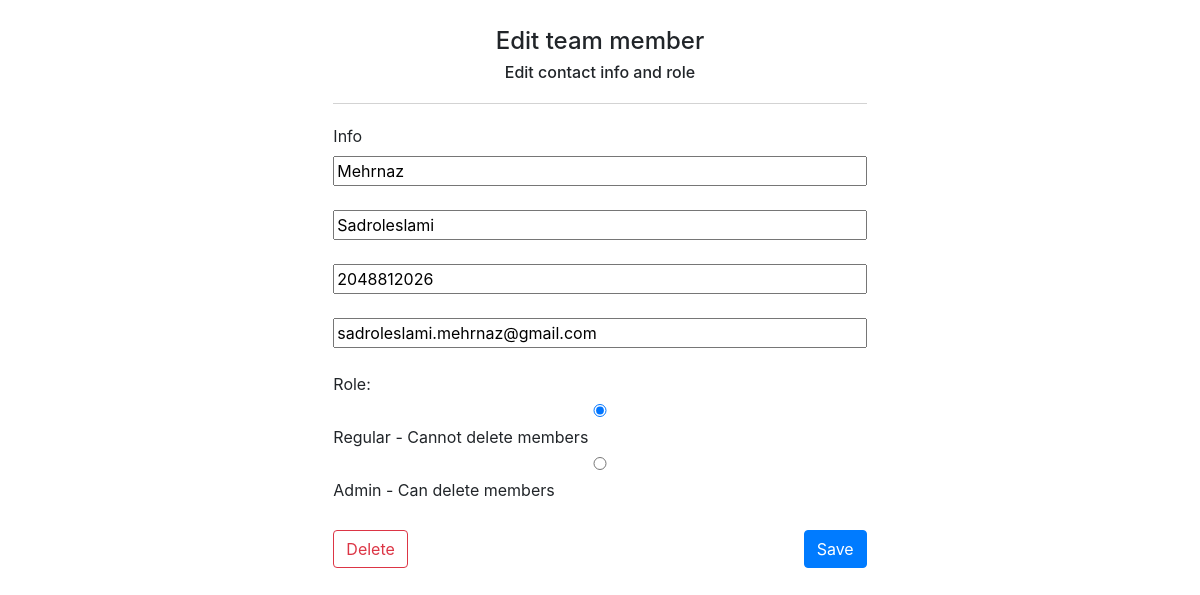
The page /team/edit/9/ on the database its author committed.
### TeamManagement/models.py (models this page shows)
class TeamMember(models.Model):
    id = models.AutoField(primary_key=True)
    first_name = models.CharField(max_length=100)
    last_name = models.CharField(max_length=100)
    phone_number = models.CharField(max_length=15)
    role = models.BooleanField(default=False)
    email = models.EmailField()

### TeamManagement/views.py (the view, shortened to what this page needs)
# urls.py: path('team/edit/<int:pk>/', TeamMemberUpdateView.as_view(), name='edit_member'),
class TeamMemberUpdateView(UpdateView):
    model = TeamMember
    form_class = TeamMemberForm
    template_name = 'edit_member.html'
    success_url = reverse_lazy('team_members')

### TeamManagement/forms.py
class TeamMemberForm(forms.ModelForm):
    ROLE_CHOICES = [
        (False, 'Regular - Cannot delete members'),
        (True, 'Admin - Can delete members'),
    ]
    role = forms.ChoiceField(choices=ROLE_CHOICES, widget=forms.RadioSelect())
    class Meta:
        model = TeamMember
        fields = ['first_name', 'last_name', 'phone_number', 'email', 'role']
        widgets = {
            'first_name': forms.TextInput(attrs={'placeholder': 'First Name'}),
            'last_name': forms.TextInput(attrs={'placeholder': 'Last Name'}),
            'email': forms.TextInput(attrs={'placeholder': 'Email'}),
            'phone_number': forms.TextInput(attrs={'placeholder': 'Phone Number'}),
        }
        labels = {
            'first_name': 'Info'
        }

### TeamManagement/templates/edit_member.html (shortened to what this page needs)
<head>
    <link rel="stylesheet" href="https://stackpath.bootstrapcdn.com/bootstrap/4.3.1/css/bootstrap.min.css">
</head>
<body>
    <div class="table-container">
        <table class="table">
            <h1>Edit team member</h1>
            <h2>Edit contact info and role</h2>
            <hr>
            <form method="POST" class="w-100">
                {% for field in form %}
                <div class="form-group">
                    {% if field.name == 'first_name' %}
                    <label for="{{ field.id_for_label }}">{{ field.label }}</label>
                    {{ field}}
                    {% elif field.name == 'role' %}
                    <div class="radio-group">
                        <span class="radio-label">{{ field.label_tag }}</span>
                        {{ field }}
                    </div>
                    {% else %}
                    {{field }}
                    {% endif %}
                </div>
                {% endfor %}
                <div class="button-container">
                    <button class="btn btn-outline-danger" type="submit" name="action" value="delete">Delete</button>
                    <button class="btn btn-primary" type="submit" name="action" value="save">Save</button>
                </div>
            </form>
        </table>
    </div>
</body>

### TeamManagement/templates/edit_member.html (style rules this page uses)
.table-container { display: block; position: relative; width: 100%; max-width: 400pt; padding-top: 20pt; margin: auto; }
.table { width: 100%; }
.table-container h1 { font-size: 1.5em; margin-left: 0; text-align: center; }
.table-container h2 { font-size: 1em; margin-left: 0; text-align: center; }
hr { width: 100%; border-top: 1px solid lightgrey; margin: 20px 0; }
.button-container { display: flex; justify-content: space-between; margin-top: 20px; }
.form-group label, .form-group input, .form-group textarea { width: 100%; margin-bottom: 0.5em; }

### rows shown on the page
TeamMember: form "Mehrnaz", form "Sadroleslami" "2048812026" "sadroleslami.mehrnaz@gmail.com", form "☑ Regular - Cannot delete member ☐ Admin - Can delete members"

### other values the page prints
{{ field.label }} "Info"
{{ field.label_tag }} "Role:"
